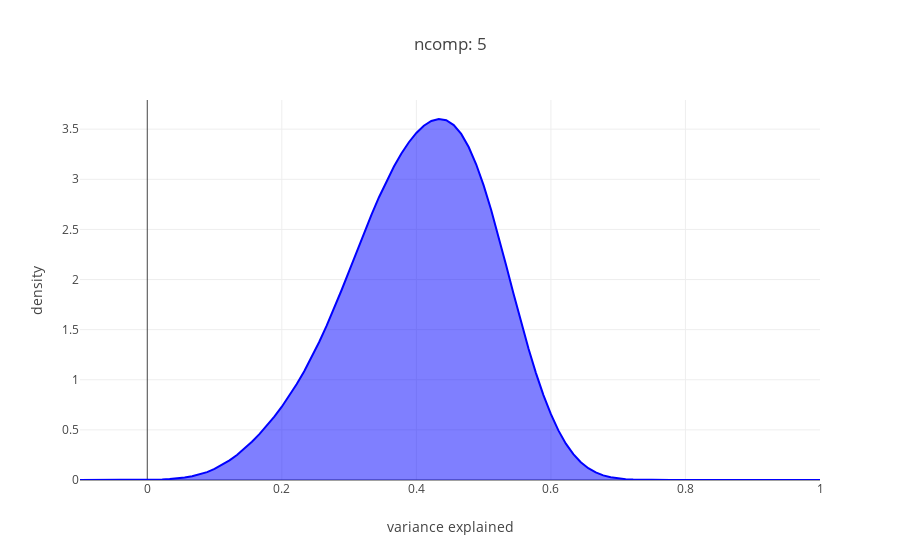

Notebook source saved alongside this figure:
### Code cell
PC_list= ['PC' + str(x + 1) for x in range(n_comp)]
total_var= var_comp_store[PC_list].sum(axis= 1)



X_plot = np.linspace(-0.1, 1, 100)

kde = KernelDensity(kernel='gaussian', bandwidth=0.05).fit(np.array(total_var).reshape(-1,1))

log_dens = kde.score_samples(X_plot.reshape(-1,1))

fig_roost_dens= [go.Scatter(x=X_plot, y=np.exp(log_dens), 
                            mode='lines', fill='tozeroy', name= 'variance captured',
                            line=dict(color='blue', width=2))]
##


layout= go.Layout(
    title= 'ncomp: {}'.format(n_comp),
    yaxis= dict(
        title= 'density'
    ),
    xaxis= dict(
        title= 'variance explained'
    )
)

fig = go.Figure(data=fig_roost_dens, layout= layout)
iplot(fig)
